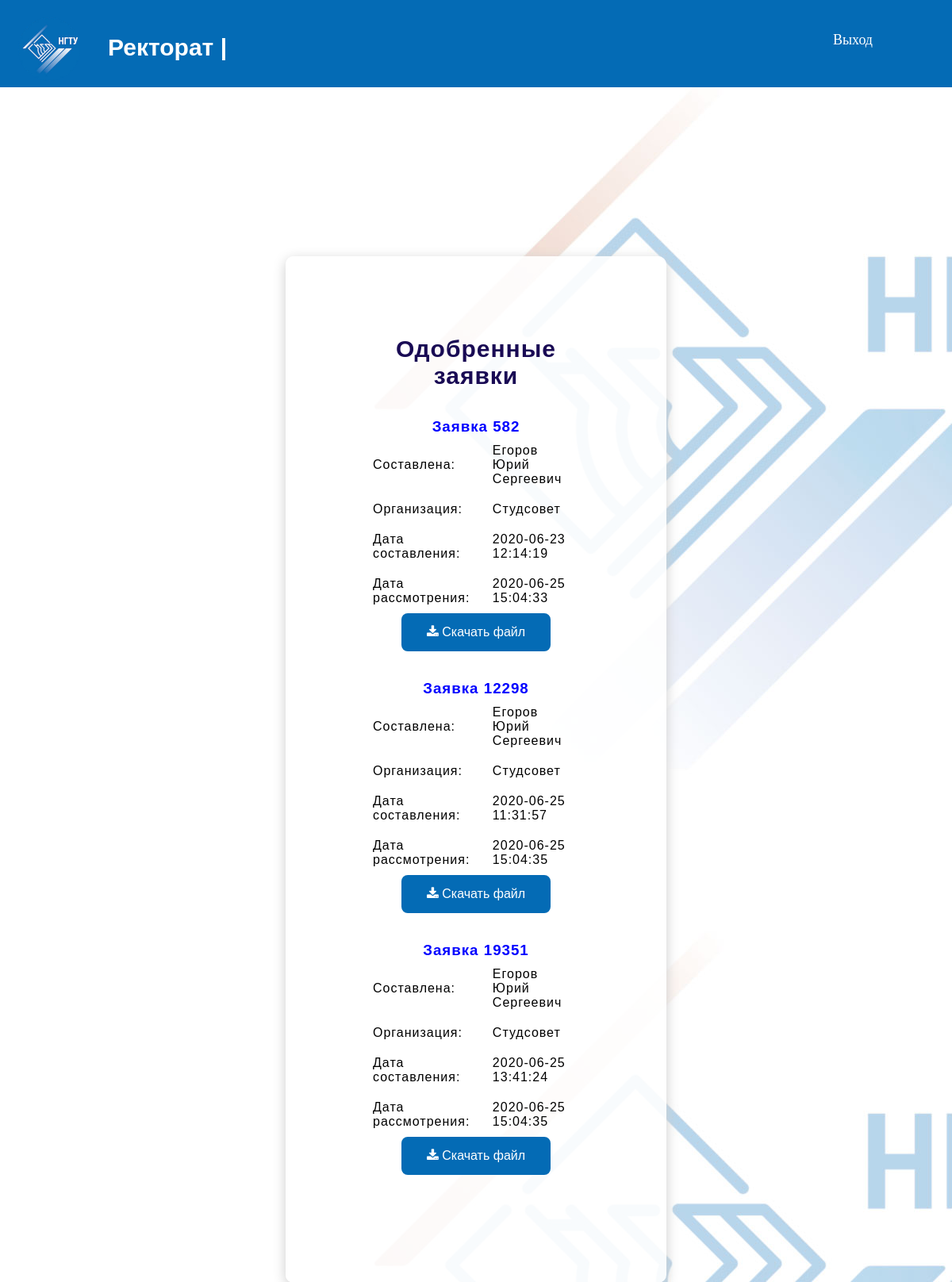
The app's page /sluzb_edit.php with its own data.
### tables this page shows
CREATE TABLE `stud_sovet` (
  `id` int(11) NOT NULL,
  `om` varchar(255) NOT NULL,
  `id_account` int(11) NOT NULL,
  `id_org` int(11) NOT NULL,
  `status` int(11) NOT NULL,
  `date` varchar(255) NOT NULL,
  `date_con` varchar(255) NOT NULL,
  `comment` varchar(1000) NOT NULL
);

CREATE TABLE `accounts` (
  `id` int(11) NOT NULL,
  `login` varchar(50) NOT NULL,
  `password` varchar(50) NOT NULL,
  `name` varchar(50) NOT NULL,
  `access` varchar(50) NOT NULL
);

CREATE TABLE `org` (
  `id` int(11) NOT NULL,
  `name` varchar(255) NOT NULL
);

### sluzb_edit.php (the view, shortened to what this page needs)
<?php
require "db.php";
			$query = "SELECT * FROM `accounts` WHERE `id` ='{$statistics['id_account']}'";
			$account = mysqli_query($linki, $query) or die('2Запрос не удался: ' . mysql_error());
			$account = mysqli_fetch_array($account);
?>
<!DOCTYPE html>
<html lang="ru">
<head>
      <link rel="stylesheet" href="font-awesome-4.7.0/css/font-awesome.min.css">
</head>
<header>
	<?php require "header.php";?>
</header>
<body>
<div class="fon">
						<h4>Одобренные заявки</h4><br><br>
						<?PHP
						    $query = "SELECT * FROM `stud_sovet` WHERE `status` ='2'";
							$statistics = mysqli_query($linki, $query) or die('1Запрос не удался: ' . mysql_error());
							while ($row = mysqli_fetch_array($statistics)){
							?>
						<center>
						<h3><b>Заявка <?PHP echo $row['id'];?></b></h3>
						 <table cellspacing="0">
					     <tr>
						 <td>Составлена:</td><td><?PHP echo $account['name'];?></td>
					     </tr>
						 <tr>
						 <td>Организация:</td><td><?PHP
						    $query = "SELECT * FROM `org` WHERE `id` ='{$row['id_org']}'";
							$org = mysqli_query($linki, $query) or die('2Запрос не удался: ' . mysql_error());
							$org = mysqli_fetch_array($org);
						    echo $org['name'];?></td>
					     </tr>
						 <tr>
						 <td>Дата составления:</td><td><?PHP echo $row['date'];?></td>
					     </tr>
						 <tr>
						 <td>Дата рассмотрения:</td><td><?PHP echo $row['date_con'];?></td>
					     </tr> </tr>
						</table><form method="POST" action="upload/download.php">
						 <button type="submit" name="download" class="button" value="<?PHP echo $row['om'] . ".docx" ?>"><i class="fa fa-download"></i>
							Скачать файл
						</button></form>
						<br><br>
						<?PHP
						}
						?>
</div>
</body>
</html>

### records on screen
stud_sovet: id "582", id_account.name "Егоров Юрий Сергеевич", id_org.name "Студсовет", date "2020-06-23 12:14:19", date_con "2020-06-25 15:04:33"
stud_sovet: id "12298", id_org.name "Студсовет", date "2020-06-25 11:31:57", date_con "2020-06-25 15:04:35"
accounts: name "Егоров Юрий Сергеевич"
stud_sovet: id "19351", id_org.name "Студсовет", date "2020-06-25 13:41:24", date_con "2020-06-25 15:04:35"
